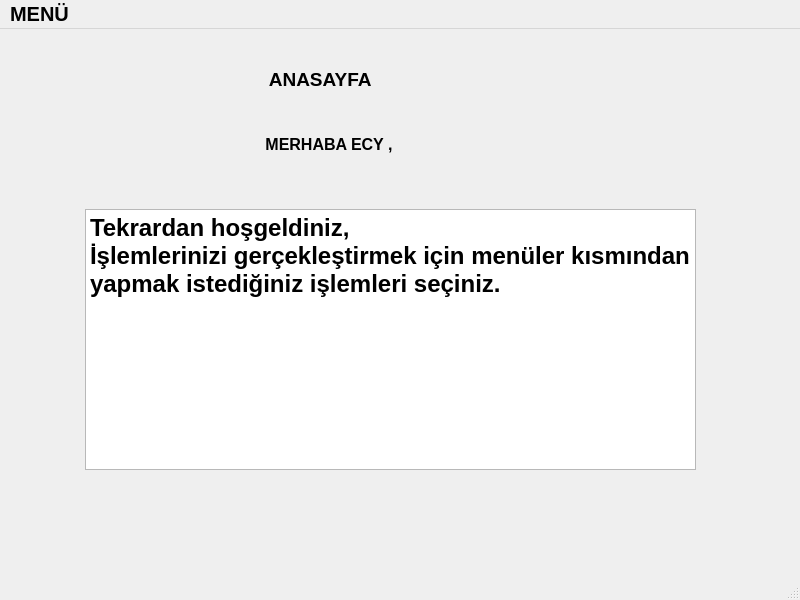
<?xml version="1.0" encoding="UTF-8"?>
<ui version="4.0">
 <class>MainWindow</class>
 <widget class="QMainWindow" name="MainWindow">
  <property name="geometry">
   <rect>
    <x>0</x>
    <y>0</y>
    <width>800</width>
    <height>600</height>
   </rect>
  </property>
  <property name="font">
   <font>
    <family>MS Sans Serif</family>
    <pointsize>15</pointsize>
    <weight>75</weight>
    <bold>true</bold>
   </font>
  </property>
  <property name="windowTitle">
   <string>MainWindow</string>
  </property>
  <widget class="QWidget" name="centralwidget">
   <widget class="QLabel" name="label">
    <property name="geometry">
     <rect>
      <x>180</x>
      <y>40</y>
      <width>321</width>
      <height>20</height>
     </rect>
    </property>
    <property name="font">
     <font>
      <family>MS Sans Serif</family>
      <pointsize>14</pointsize>
      <weight>75</weight>
      <bold>true</bold>
     </font>
    </property>
    <property name="text">
     <string>                 ANASAYFA</string>
    </property>
   </widget>
   <widget class="QLabel" name="label_2">
    <property name="geometry">
     <rect>
      <x>190</x>
      <y>100</y>
      <width>311</width>
      <height>31</height>
     </rect>
    </property>
    <property name="font">
     <font>
      <family>MS Sans Serif</family>
      <pointsize>12</pointsize>
      <weight>75</weight>
      <bold>true</bold>
     </font>
    </property>
    <property name="text">
     <string>                 MERHABA ECY ,</string>
    </property>
   </widget>
   <widget class="QTextBrowser" name="textBrowser">
    <property name="geometry">
     <rect>
      <x>85</x>
      <y>180</y>
      <width>611</width>
      <height>261</height>
     </rect>
    </property>
    <property name="html">
     <string>&lt;!DOCTYPE HTML PUBLIC &quot;-//W3C//DTD HTML 4.0//EN&quot; &quot;http://www.w3.org/TR/REC-html40/strict.dtd&quot;&gt;
&lt;html&gt;&lt;head&gt;&lt;meta name=&quot;qrichtext&quot; content=&quot;1&quot; /&gt;&lt;style type=&quot;text/css&quot;&gt;
p, li { white-space: pre-wrap; }
&lt;/style&gt;&lt;/head&gt;&lt;body style=&quot; font-family:'MS Sans Serif'; font-size:15pt; font-weight:600; font-style:normal;&quot;&gt;
&lt;p style=&quot; margin-top:0px; margin-bottom:0px; margin-left:0px; margin-right:0px; -qt-block-indent:0; text-indent:0px;&quot;&gt;&lt;span style=&quot; font-size:18pt;&quot;&gt;Tekrardan hoşgeldiniz,&lt;/span&gt;&lt;/p&gt;
&lt;p style=&quot; margin-top:0px; margin-bottom:0px; margin-left:0px; margin-right:0px; -qt-block-indent:0; text-indent:0px;&quot;&gt;&lt;span style=&quot; font-size:18pt;&quot;&gt;İşlemlerinizi gerçekleştirmek için menüler kısmından yapmak istediğiniz işlemleri seçiniz.&lt;/span&gt;&lt;/p&gt;
&lt;p style=&quot;-qt-paragraph-type:empty; margin-top:0px; margin-bottom:0px; margin-left:0px; margin-right:0px; -qt-block-indent:0; text-indent:0px;&quot;&gt;&lt;br /&gt;&lt;/p&gt;
&lt;p style=&quot;-qt-paragraph-type:empty; margin-top:0px; margin-bottom:0px; margin-left:0px; margin-right:0px; -qt-block-indent:0; text-indent:0px;&quot;&gt;&lt;br /&gt;&lt;/p&gt;&lt;/body&gt;&lt;/html&gt;</string>
    </property>
   </widget>
  </widget>
  <widget class="QMenuBar" name="menubar">
   <property name="geometry">
    <rect>
     <x>0</x>
     <y>0</y>
     <width>800</width>
     <height>26</height>
    </rect>
   </property>
   <widget class="QMenu" name="menuMEN">
    <property name="title">
     <string>MENÜ</string>
    </property>
    <addaction name="actionTahmini_Gelir_Olu_turma"/>
    <addaction name="actionTahmini_Gider_Olu_turma"/>
    <addaction name="actionGelirleri_Hesaplama"/>
    <addaction name="actionGiderleri_Hesaplama"/>
    <addaction name="actionTahmini_Gelir_Tablolar"/>
    <addaction name="actionTahmini_Gider_Tablolar"/>
    <addaction name="actionGer_ekle_mi_Gelir_Tablolar"/>
    <addaction name="actionGer_ekle_mi_Gider_Tablolar"/>
    <addaction name="actionVergi_Numaras_ve_Kontrol"/>
   </widget>
   <addaction name="menuMEN"/>
  </widget>
  <widget class="QStatusBar" name="statusbar"/>
  <action name="actionTahmini_Gelir_Olu_turma">
   <property name="text">
    <string>Tahmini Gelir Oluşturma</string>
   </property>
   <property name="font">
    <font>
     <family>MS Sans Serif</family>
     <pointsize>14</pointsize>
     <weight>75</weight>
     <bold>true</bold>
    </font>
   </property>
  </action>
  <action name="actionTahmini_Gider_Olu_turma">
   <property name="text">
    <string>Tahmini Gider Oluşturma</string>
   </property>
   <property name="font">
    <font>
     <family>MS Sans Serif</family>
     <pointsize>14</pointsize>
     <weight>75</weight>
     <bold>true</bold>
    </font>
   </property>
  </action>
  <action name="actionGelirleri_Hesaplama">
   <property name="text">
    <string>Gelirleri Hesaplama</string>
   </property>
   <property name="font">
    <font>
     <family>MS Sans Serif</family>
     <pointsize>14</pointsize>
     <weight>75</weight>
     <bold>true</bold>
    </font>
   </property>
  </action>
  <action name="actionGiderleri_Hesaplama">
   <property name="text">
    <string>Giderleri Hesaplama</string>
   </property>
   <property name="font">
    <font>
     <family>MS Sans Serif</family>
     <pointsize>14</pointsize>
     <weight>75</weight>
     <bold>true</bold>
    </font>
   </property>
  </action>
  <action name="actionTahmini_Gelir_Tablolar">
   <property name="text">
    <string>Tahmini Gelir Tabloları</string>
   </property>
   <property name="font">
    <font>
     <family>MS Sans Serif</family>
     <pointsize>14</pointsize>
     <weight>75</weight>
     <bold>true</bold>
    </font>
   </property>
  </action>
  <action name="actionTahmini_Gider_Tablolar">
   <property name="text">
    <string>Tahmini Gider Tabloları</string>
   </property>
   <property name="font">
    <font>
     <family>MS Sans Serif</family>
     <pointsize>14</pointsize>
     <weight>75</weight>
     <bold>true</bold>
    </font>
   </property>
  </action>
  <action name="actionGer_ekle_mi_Gelir_Tablolar">
   <property name="text">
    <string>Gerçekleşmiş Gelir Tabloları</string>
   </property>
   <property name="font">
    <font>
     <family>MS Sans Serif</family>
     <pointsize>14</pointsize>
     <weight>75</weight>
     <bold>true</bold>
    </font>
   </property>
  </action>
  <action name="actionGer_ekle_mi_Gider_Tablolar">
   <property name="text">
    <string>Gerçekleşmiş Gider Tabloları</string>
   </property>
   <property name="font">
    <font>
     <family>MS Sans Serif</family>
     <pointsize>14</pointsize>
     <weight>75</weight>
     <bold>true</bold>
    </font>
   </property>
  </action>
  <action name="actionTahmini_Gelir_Tablolar_2">
   <property name="text">
    <string>Tahmini Gelir Tabloları 2</string>
   </property>
   <property name="font">
    <font>
     <family>MS Sans Serif</family>
     <pointsize>14</pointsize>
     <weight>75</weight>
     <bold>true</bold>
    </font>
   </property>
  </action>
  <action name="actionTahmini_Gider_Tablolar_2">
   <property name="text">
    <string>Tahmini Gider Tabloları 2</string>
   </property>
   <property name="font">
    <font>
     <family>MS Sans Serif</family>
     <pointsize>14</pointsize>
     <weight>75</weight>
     <bold>true</bold>
    </font>
   </property>
  </action>
  <action name="actionGer_ekle_mi_Gelir_Tablolar_2">
   <property name="text">
    <string>Gerçekleşmiş Gelir Tabloları 2</string>
   </property>
   <property name="font">
    <font>
     <family>MS Sans Serif</family>
     <pointsize>14</pointsize>
     <weight>75</weight>
     <bold>true</bold>
    </font>
   </property>
  </action>
  <action name="actionGer_ekle_mi_Gider_Tablolar_2">
   <property name="text">
    <string>Gerçekleşmiş Gider Tabloları 2</string>
   </property>
   <property name="font">
    <font>
     <family>MS Sans Serif</family>
     <pointsize>14</pointsize>
     <weight>75</weight>
     <bold>true</bold>
    </font>
   </property>
  </action>
  <action name="actionVergi_Numaras_ve_Kontrol">
   <property name="text">
    <string>Vergi Numarası ve Kontrolü</string>
   </property>
   <property name="font">
    <font>
     <family>MS Sans Serif</family>
     <pointsize>14</pointsize>
     <weight>75</weight>
     <bold>true</bold>
    </font>
   </property>
  </action>
 </widget>
 <resources/>
 <connections/>
</ui>
